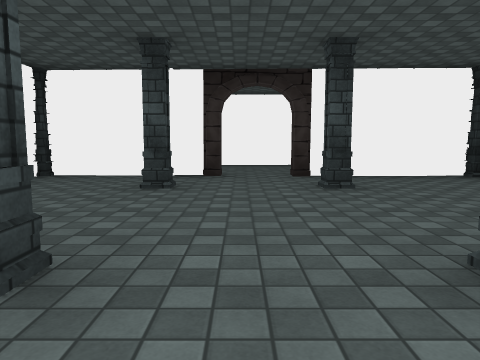
View 1 (above)

22 first-person views from a walk through a 3-D level made in the Unity game engine. The camera is 1.2 m above the floor, tilts 6° down and sees 70° across. Doors are open. The floor is counted in squares, 2 m on a side. Each view is taken from the middle of a square. On the plan, view 1 faces up. The plan holds only what a view shows up to about 10 squares ahead; the rest is blank. The place goes on beyond the plan. The player is left out. Some surface patterns are stand-ins.

View 2
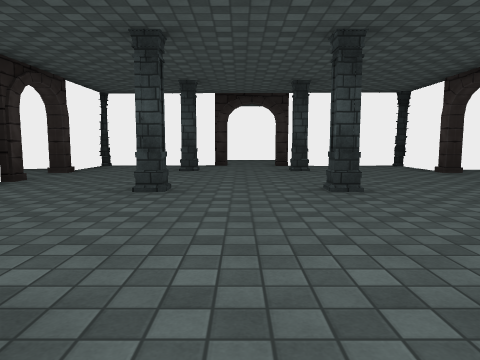

View 3
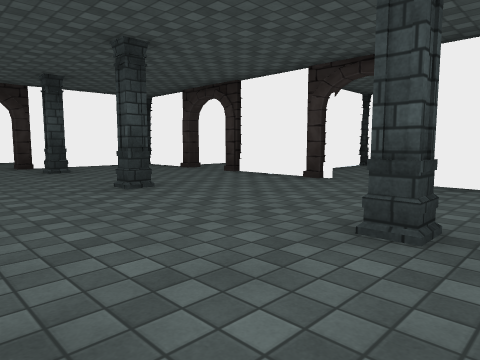

View 4
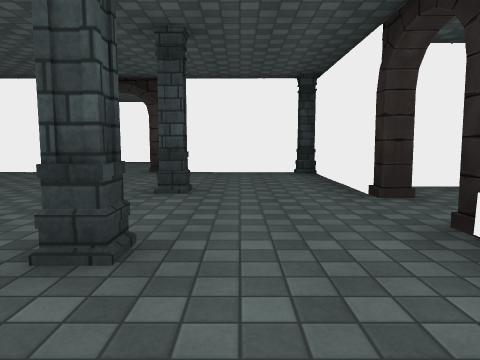

View 5
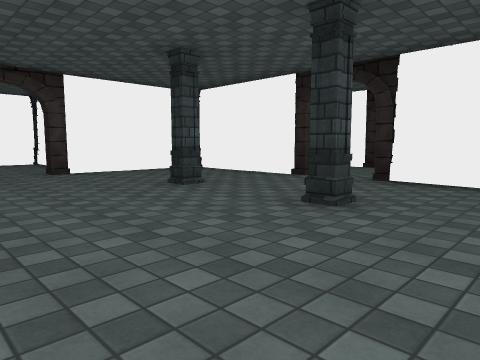

View 6
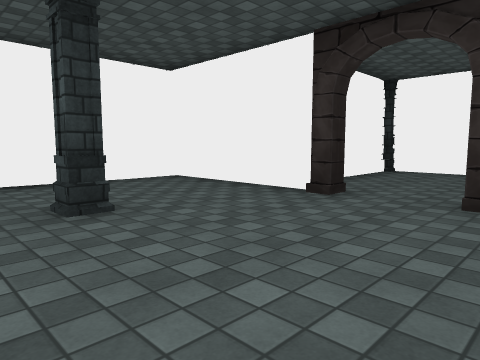

View 7
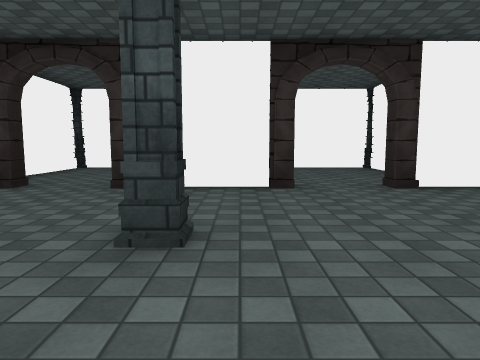

View 8
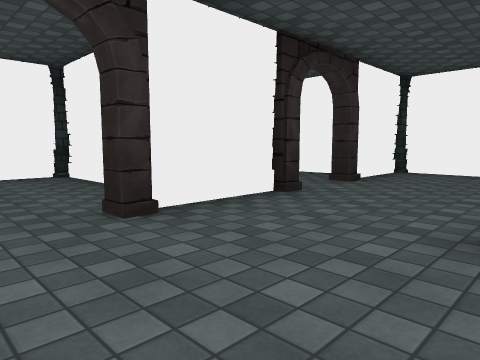

View 9
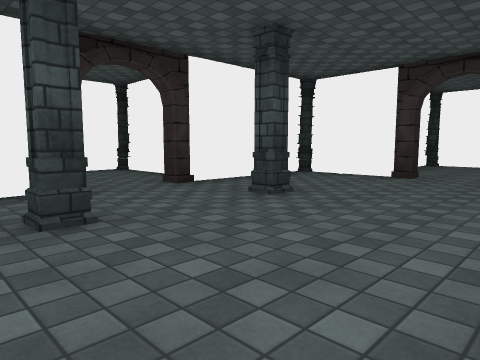

View 10
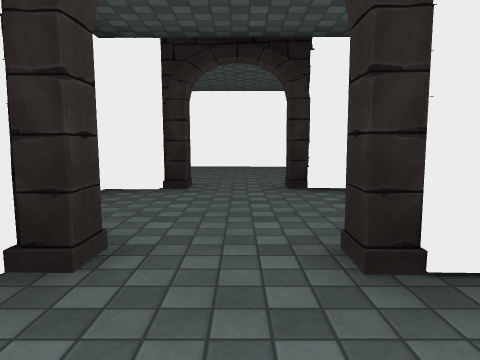

View 11
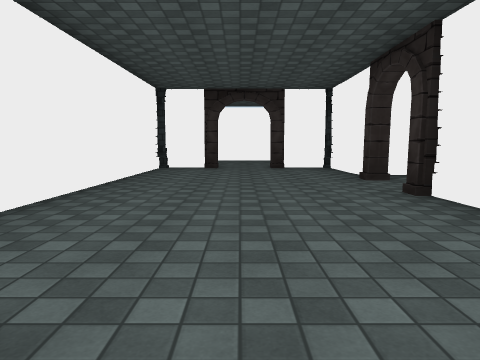

View 12
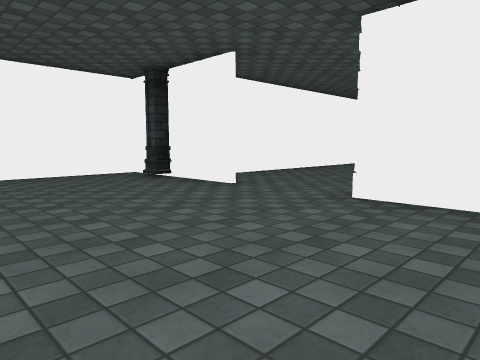

View 13
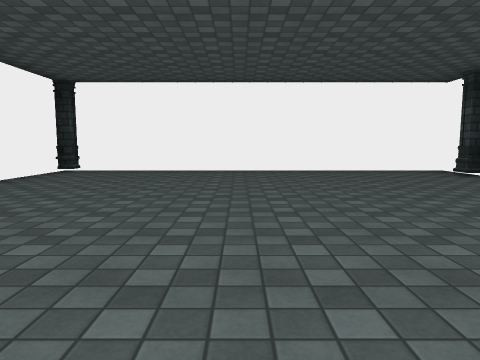

View 14
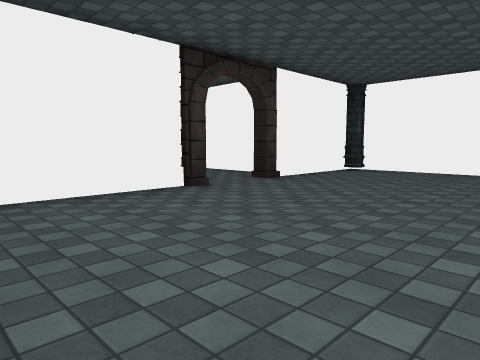

View 15
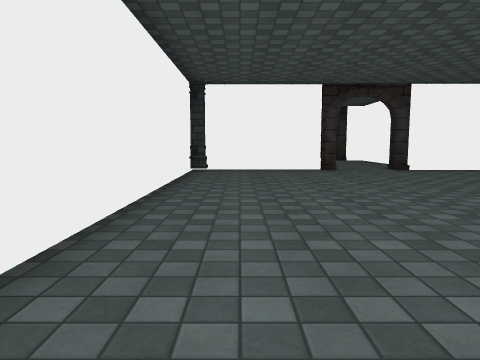

View 16
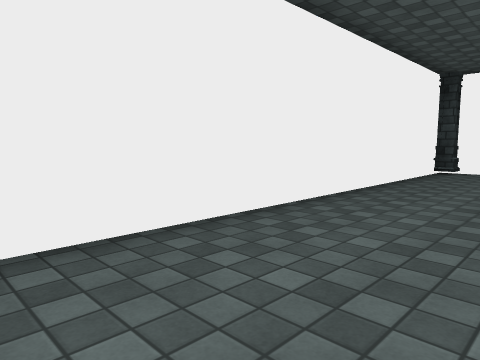

View 17
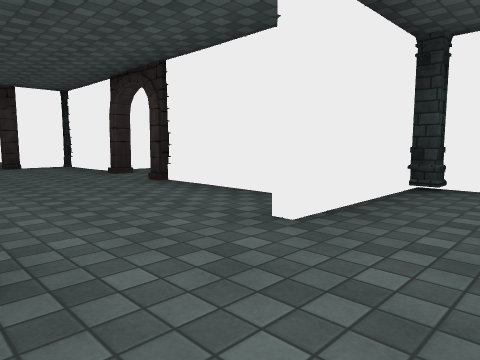

View 18
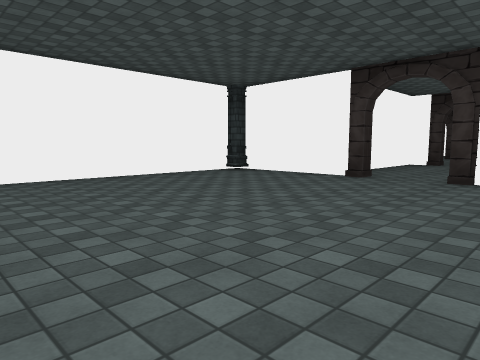

View 19
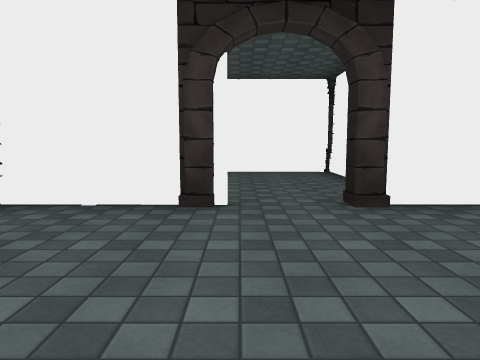

View 20
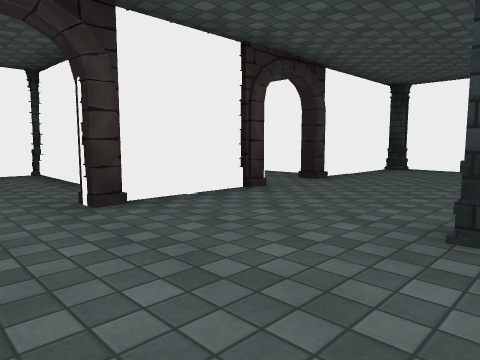

View 21
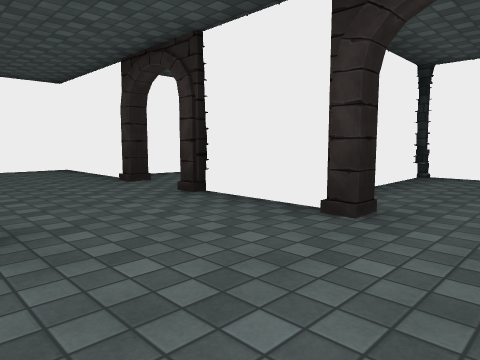

View 22
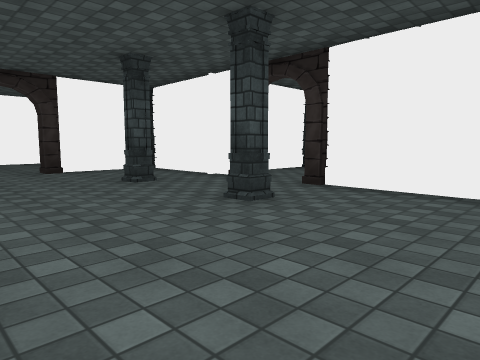

### Floor plan
Points are (right, up) in squares from view 1. A wall is a line through its corners. A room is listed if a view was taken in it or the views show most of it. See-through windows are left out.
Room 1 (views 1, 2, 3, 4, 5, 6, 7, 8, 9, 10, 19, 20, 21, 22)
walls: (-3.8, 2.5) (-3.8, 0.5); (-3.8, -1.4) (-3.8, -4.5) (-0.6, -4.5) (-0.6, -4.9); (-6.1, 1.2) (-7.5, 1.2); (4.4, 0.5) (4.4, 2.5); (-4.5, 5.2) (-7.5, 5.3); (-0.3, 6.5) (-3.8, 6.6) (-3.8, 4.3); (0.8, -5) (0.8, -4.6) (3.6, -4.6); (4.5, 4.3) (4.5, 6.4) (0.9, 6.5); (-7.4, 1.9) (-5.6, 1.9); (-7.8, 0.5) (-7.8, -1.5); (-7.2, -2.1) (-3.7, -2.1); (4.4, -4.2) (4.4, -1.4); (-7.8, 4.5) (-7.8, 2.4)
ways out: opening at (5, 0) to room 3; opening at (5, 3) to room 4; opening at (0, 7) to room 5; opening at (0, -5) to room 6
objects: other object (-8, -2); other object (-8, 1); other object (-8, 2); other object (-8, 5); other object (-1, -2); other object (-1, 2); other object (-1, 5); other object (1, -2); other object (1, 1); other object (1, 5); other object (4, -4); other object (4, 6)
Room 2 (views 11, 12, 13, 14, 15, 16, 17, 18)
walls: (4.4, -10.8) (4.4, -13.8) (12.7, -13.8); (3.5, -7.7) (0.7, -7.7) (0.7, -7.6); (4.4, -6) (4.4, -8.9); (12.9, -11) (12.9, -10.6); (-0.6, -7.5) (-0.6, -7.9); (13.1, -9.2) (13.1, -6.1); (-1.3, -7.8) (-2.9, -7.8); (-1.4, -7.6) (-3.4, -7.7); (13.1, -13.6) (13.1, -10.5); (13.1, -5.9) (4.6, -5.9); (-3.6, -8.5) (-3.6, -9.2); (-3.8, -10.7) (-3.8, -12.1) (3, -12.2); (-3.8, -8.5) (-3.8, -9.2)
ways out: opening at (0, -8) to room 6; opening at (13, -10); open door at (-4, -10)
objects: other object (-4, -8); other object (5, -13); other object (5, -6)
Room 3 (no view inside)
walls: (7.4, 1.5) (6.8, 1.5); (8.4, -1.5) (8.5, 1.5); (5.1, -2) (7.4, -1.9)
ways out: opening at (5, 0) to room 1
objects: other object (8, -2) to (9, -2); other object (8, 1)
Room 4 (no view inside)
walls: (6.2, 2.1) (7.5, 2.1); (8.5, 2.1) (8.5, 4.6)
ways out: opening at (5, 3) to room 1
objects: other object (8, 2); other object (8, 5) to (9, 5)
Room 5 (no view inside)
walls: (-1.3, 9.2) (-1.3, 8.1); (2, 7.9) (2, 9.8) (-0.5, 9.8)
ways out: opening at (0, 7) to room 1
objects: other object (-1, 10)
Room 6 (no view inside)
walls: (-1.7, -6.4) (-1.7, -7.1); (0.7, -7.6) (1.8, -7.6) (1.9, -5.3); (-1.5, -7.5) (-0.6, -7.5)
ways out: opening at (0, -5) to room 1; opening at (0, -8) to room 2

Where each view was taken, in squares from view 1:
view 1: 0 up, 0 right, facing up
view 2: 3 down, 0 right, facing up
view 3: 3 down, 1 left, facing up-right
view 4: 3 down, 3 left, facing right
view 5: 1 up, 3 left, facing down-right
view 6: 1 up, 0 right, facing down-left
view 7: 2 up, 1 right, facing left
view 8: 1 down, 1 left, facing up-left
view 9: 2 up, 2 left, facing up-right
view 10: 3 down, 0 right, facing down
view 11: 10 down, 5 right, facing left
view 12: 7 down, 8 right, facing down-left
view 13: 6 down, 9 right, facing down
view 14: 6 down, 9 right, facing down-right
view 15: 7 down, 5 right, facing right
view 16: 8 down, 5 right, facing up-right
view 17: 11 down, 6 right, facing up-left
view 18: 12 down, 7 right, facing up-right
view 19: 0 up, 1 right, facing right
view 20: 4 up, 1 right, facing down-right
view 21: 4 up, 1 left, facing down-left
view 22: 2 up, 4 right, facing up-left
